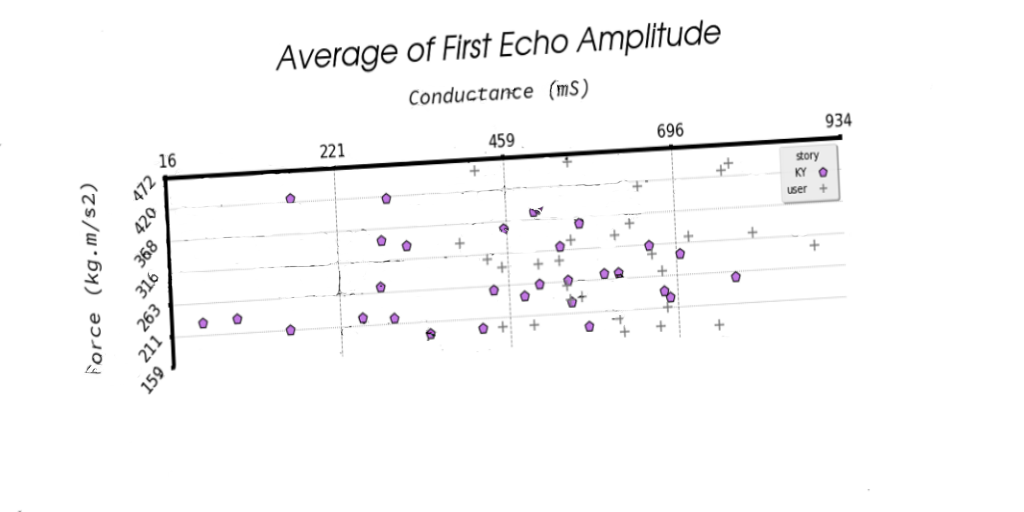
#> input picture misc/img3_clean.png, 1024 x 512 px, given in place of 20220915194538484039.png, which was not available; the run also reads 1 picture not shown here
$ jupyter execute preprocessing_example.ipynb   (text cells are left out)
#> lines starting #> are read from the running program, lines starting #| are printed output that depends on the picture; after the words box and inside, x2 and y2 are one past the last pixel; in counts of white or black regions, pixels touching at a corner belong together; pictures that were not available may be replaced by others from this repository, and a replacement may not be noted
### preprocessor.py
import cv2
import numpy as np

class Preprocessor():
    """
    Provides the preprocess()-method to preprocess an image according to the configuration/options with which the Preprocessor was initialized.
    For an example see preprocessing_example.ipynb.
    Inspired by https://nanonets.com/blog/ocr-with-tesseract/.
    """

    def __init__(self,
                 grayscale=False,
                 noise=(False, 5, "median"),
                 threshold=(False, 0),
                 adapt_threshold=(False, 11, 2),
                 dilation=False,
                 erosion=False,
                 opening=False,
                 closing=False,
                 canny=(False, 100, 200),
                 deskew=False):
        (self.grayscale,
        self.noise,
        self.threshold,
        self.adapt_threshold,
        self.dilation,
        self.erosion,
        self.opening,
        self.closing,
        self.canny,
        self.deskew) =  grayscale, noise, threshold, adapt_threshold, dilation, erosion, opening, closing, canny, deskew


    def preprocess(self, img):
        if self.grayscale: img = self._to_grayscale(img)
        if self.noise[0]: img = self._remove_noise(img, strength=self.noise[1], type=self.noise[2])
        if self.threshold[0]: img = self._apply_threshold(img, thresh=self.threshold[0])
        if self.adapt_threshold[0]: img = self._apply_adaptive_threshold(img, blockSize=self.adapt_threshold[1], C=self.adapt_threshold[2])
        if self.dilation: img = self._dilate(img)
        if self.erosion: img = self._erode(img)
        if self.opening: img = self._apply_opening(img)
        if self.closing: img = self._apply_closing(img)
        if self.canny[0]: img = self._apply_canny(img, self.canny[1], self.canny[2])
        if self.deskew: img = self._correct_skew(img)

        return img


    def _to_grayscale(self, image):
        """
        Returns a grayscale version of the image.
        """
        return cv2.cvtColor(image, cv2.COLOR_BGR2GRAY)


    def _remove_noise(self, image, strength=5, type="median"):
        """
        Removes noise by applying blur (either median oder gaussian -> type).
        """
        if type=="median":
            return cv2.medianBlur(image, strength)
        elif type=="gaussian":
            return cv2.GaussianBlur(image, (5,5), 0)


    # [7 lines left out: function _apply_threshold, not called in this run]


    def _apply_adaptive_threshold(self, image, blockSize=11, C=2):
        """
        Should only be applied to grayscale images.
        Calculates thresh value from the pixels in the blockSize*blockSize neighborhood and subtracts C.
        """
        return cv2.adaptiveThreshold(image, 255, cv2.ADAPTIVE_THRESH_GAUSSIAN_C, cv2.THRESH_BINARY, blockSize, C)


    # [44 lines left out: functions _dilate, _erode, _apply_opening, _apply_closing, _apply_canny, not called in this run]


    def _correct_skew(self, image):
        """
        Rotates skewed images to correct rotation.
        """
        gray = cv2.cvtColor(image, cv2.COLOR_BGR2GRAY)
        gray = cv2.bitwise_not(gray)
        ret, thresh = cv2.threshold(gray, 0, 255, 0)
        coords = np.column_stack(np.where(thresh < 255))
        angle = cv2.minAreaRect(coords)[-1]
        angle = angle - 90
        if angle < -45:
            angle = -(90 + angle)
        else:
            angle = -angle
        (h, w) = image.shape[:2]
        center = (w // 2, h // 2)
        M = cv2.getRotationMatrix2D(center, angle, 1.0)
        rotated = cv2.warpAffine(image, M, (w, h), flags=cv2.INTER_CUBIC, borderMode=cv2.BORDER_REPLICATE)
        return rotated

    # [6 lines left out: function _remove_black_stains, not called in this run]

### preprocessing_example.ipynb
[cell 1]
from preprocessor import Preprocessor
import cv2
import matplotlib.pyplot as plt
import os

[cell 2]
path = r'raw_data\helvetios_challenge_dataset_training\images'
img_names = ['20220915194538484039.png', '20220915194540522606.png', '20220915194541155437.png', '20220915194542124279.png']
imgs = [cv2.imread(path + '\\' + img_name) for img_name in img_names]
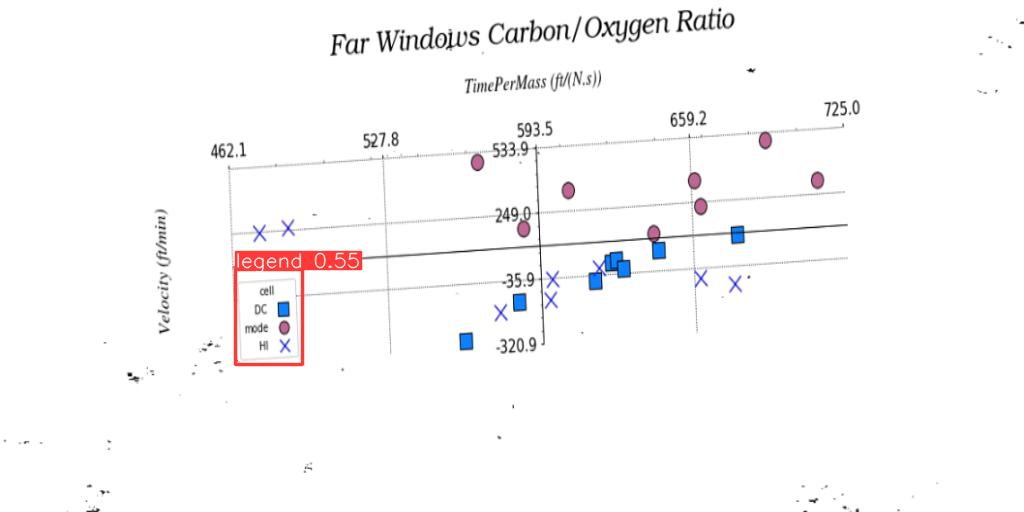
#> input picture runs/detect/exp3/20220915194540522606.jpg, 1024 x 512 px, given in place of 20220915194540522606.png, which was not available
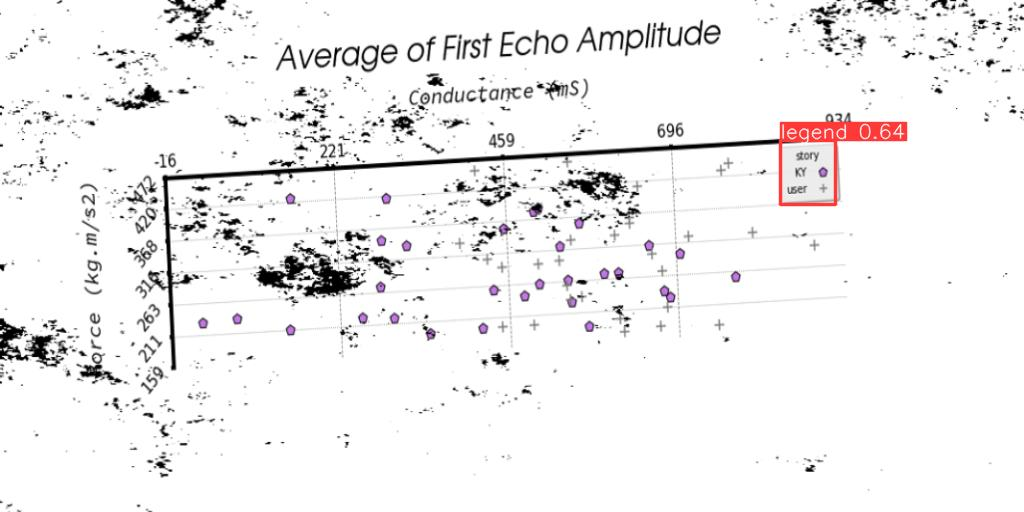
#> input picture runs/detect/exp/20220915194541155437.jpg, 1024 x 512 px, given in place of 20220915194541155437.png, which was not available
#> imgs = 4 items

[cell 3]
p = Preprocessor(grayscale=True, noise=(True, 5, "gaussian"), adapt_threshold=(True, 25, 2))

[cell 4]
plt.figure(figsize=(20,25))

for i in range(len(imgs)):
    img = imgs[i]
    plt.subplot(4, 2, i*2+1)
    plt.imshow(cv2.cvtColor(img, cv2.COLOR_BGR2RGB), cmap='Greys_r')
    img = p.preprocess(img)
    plt.subplot(4, 2, i*2+2)
    plt.imshow(cv2.cvtColor(img, cv2.COLOR_BGR2RGB), cmap='Greys_r')
#> this loop made 4 passes
#> pass 1, in preprocess, `if self.adapt_threshold[0]: img = self._apply_adaptive_threshold(img, ..`:
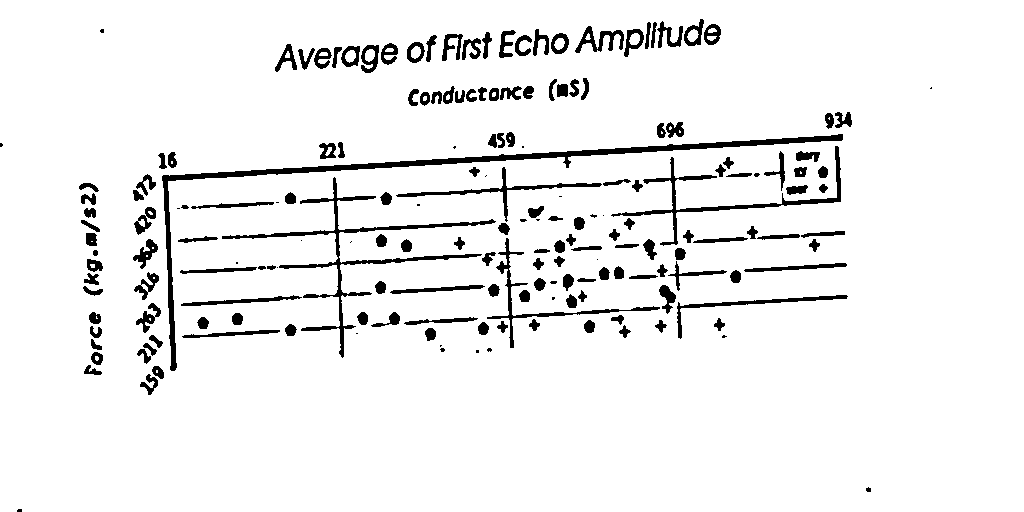
#> img: shape (512, 1024); 93.9% white; 188 black regions (29 under 20 px), largest, box (x1, y1, x2, y2) and area: (162, 134, 843, 371) 4732, (222, 177, 496, 358) 2829, (611, 146, 841, 246) 1658
#> after the loop: img: shape (100, 150); every value is 255
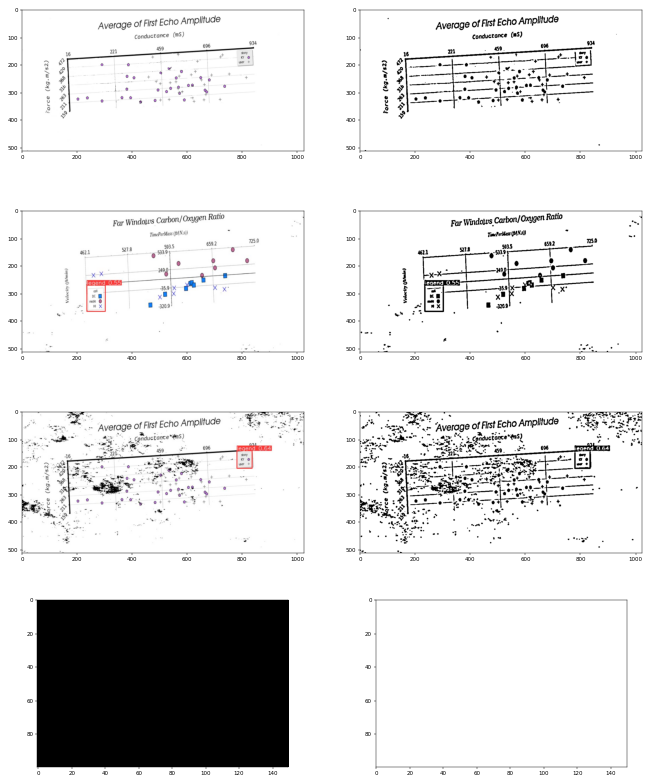
#> figure drawn by matplotlib, 8 panels

[cell 5]
import numpy as np
img = cv2.imread(path + '\\' + '20220915195226114882.png')

[cell 6]
plt.imshow(p._correct_skew(img), cmap='Greys_r')
#> in _correct_skew, `gray = cv2.cvtColor(image, cv2.COLOR_BGR2GRAY)`: gray: shape (100, 150); every value is 0
#> in _correct_skew, `coords = np.column_stack(np.where(thresh < 255))`: coords = empty array
#> in _correct_skew, `angle = cv2.minAreaRect(coords)[-1]`: angle = -90
#> in _correct_skew, `angle = angle - 90`: angle = -180
#> in _correct_skew, `angle = -(90 + angle)`: angle = 90
#> in _correct_skew, `M = cv2.getRotationMatrix2D(center, angle, 1.0)`: M = [[6.12e-17, 1, 25], [-1, 6.12e-17, 125]]

[cell 7]
def load_images_from_folder(folder):
    images = []
    for filename in os.listdir(folder):
        img = cv2.imread(os.path.join(folder,filename))
        if img is not None:
            images.append(img)
    return images

[cell 8]
# all_images = load_images_from_folder(path)

[cell 9]
# [5 lines of commented-out code are left out]
